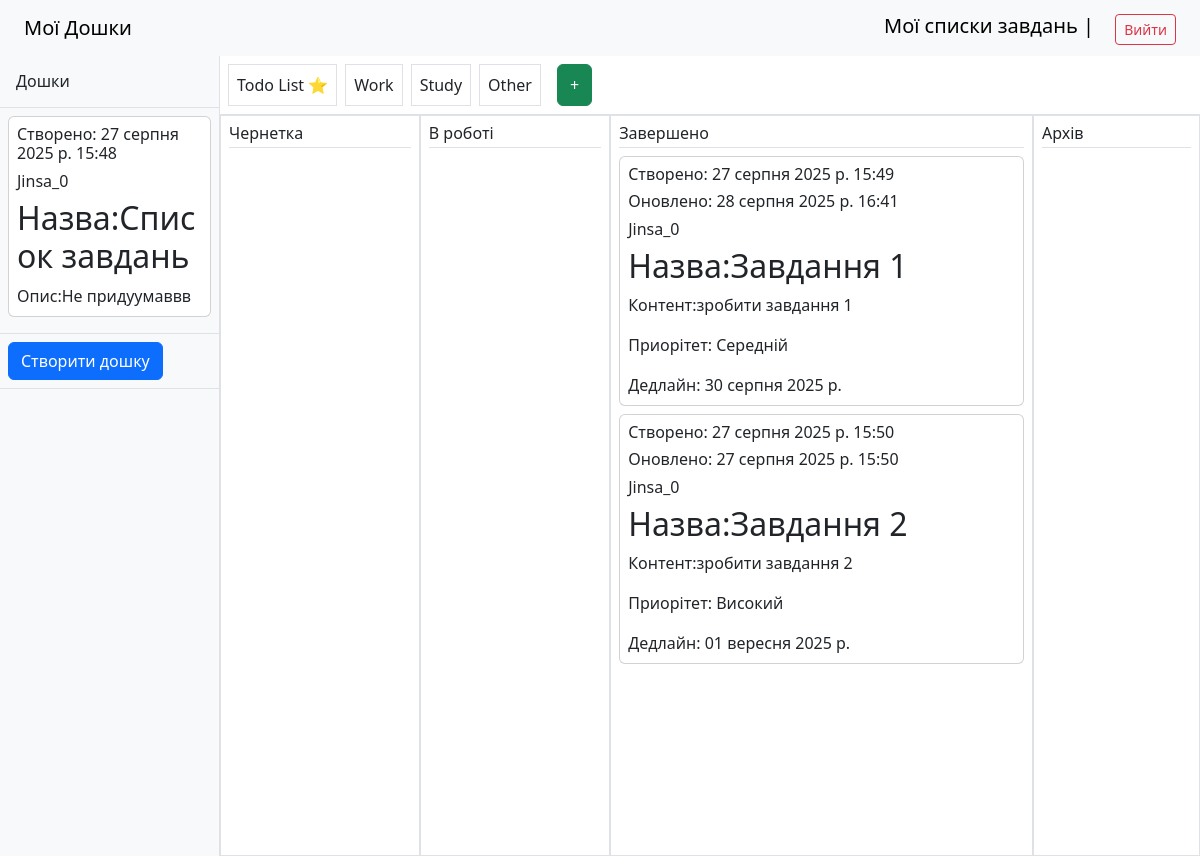
Page /dashboard/1/todolist/1/tasks/ (signed in) on the committed database.
### task_manager/models.py (models this page shows, shortened)
class TodoList(models.Model):
    dashboard = models.ForeignKey(Dashboard, on_delete = models.CASCADE, verbose_name = "Дошка")
    title =  models.CharField(max_length = 200, verbose_name = "Назва")
    description =  models.TextField(verbose_name = "Опис", blank = True)
    created_at = models.DateTimeField(auto_now_add = True)
    important = models.BooleanField(default = False, verbose_name = "Важливість")
    created_by = models.ForeignKey(User, on_delete = models.CASCADE, verbose_name = "Користувач")
    class Meta:
        verbose_name = "Список завдань"
        verbose_name_plural = "Списки завдань"

class Task(models.Model):
    todolist = models.ForeignKey(TodoList, on_delete = models.CASCADE, verbose_name = "Список завдань")
    title = models.CharField(max_length = 200, verbose_name = "Назва")
    content = models.TextField(verbose_name = "Контент", blank = True)
    status = models.CharField(max_length = 20, verbose_name = "Статус", default = 'draft', choices = [
    ('draft', 'Чернетка'),
    ('in_progress', 'В процесі'),
    ('completed', 'Завершено'),
    ('archived', 'Архів')
    ])
    priority = models.CharField(max_length = 10, verbose_name = "Приорітет", default = 'low', choices = [
    ('low', 'Низький'),
    ('medium', 'Середній'),
    ('high', 'Високий'),
    ('urgent', 'Терміновий')
    ])
    deadline = models.DateField(null=True, blank=True, verbose_name = "Дедлайн")
    created_at = models.DateTimeField(auto_now_add = True, verbose_name = "Створено в")
    updated_at = models.DateTimeField(auto_now = True, verbose_name = "Оновлено в")
    created_by = models.ForeignKey(User, on_delete = models.CASCADE, verbose_name = "Користувач")
    class Meta:
        verbose_name = "Завдання"
        verbose_name_plural = "Завдання"

### task_manager/views.py (the view)
# urls.py: path('dashboard/<int:dashboard_pk>/todolist/<int:todolist_pk>/tasks/', TaskListView.as_view(), name = 'task_list'),
class TaskListView(ListView):
    model = Task
    template_name = 'task/task_list.html'
    context_object_name = 'tasks'
    def get_queryset(self):
        todolist_pk = self.kwargs["todolist_pk"]
        return Task.objects.filter(todolist_id=todolist_pk)
    def get_context_data(self, **kwargs):
        context = super().get_context_data(**kwargs)
        context["dashboard"] = get_object_or_404(Dashboard, pk=self.kwargs["dashboard_pk"])
        context["todolist"] = get_object_or_404(TodoList, pk=self.kwargs["todolist_pk"])
        context["dashboards"] = Dashboard.objects.filter(created_by=self.request.user)
        context["dashboards"] = TodoList.objects.filter(created_by=self.request.user)
        return context

### task_manager/templates/task/task_list.html (shortened to what this page needs)
{% extends "base.html" %}
{% block content %}
<div class="d-flex" style="height: 100vh; margin: 0;">
  <div class="bg-light border-end d-flex flex-column" style="width: 220px;">
    <h6 class="p-3 border-bottom m-0">Дошки</h6>
    <ul class="list-unstyled flex-grow-1 mb-0">
      <li class="p-2 border-bottom">
      <div class="card mb-2">
        <div class="card-body p-2">
          {% for dashboard in dashboards %}
            <h6>Створено: {{ dashboard.created_at }}</h6>
            <h6>{{ dashboard.created_by }}</h6>
            <h2>Назва:{{ dashboard.title }}</h2>
            <p class="card-text">Опис:{{ dashboard.description|truncatewords:10 }}</p>
          {% empty %}
          <div class="alert alert-info">Немає дошок.</div>
          {% endfor %}
        </div>
      </div>
    </li>
    <li class="p-2 border-bottom"><a href="{% url 'dashboard_create' %}" class="btn btn-primary">Створити дошку</a></li>
    </ul>
  </div>
  <div class="flex-grow-1 d-flex flex-column">
    <div class="d-flex border-bottom p-2 m-0">
      <div class="p-2 border me-2">Todo List ⭐</div>
      <div class="p-2 border me-2">Work</div>
      <div class="p-2 border me-2">Study</div>
      <div class="p-2 border me-2">Other</div>
      <button class="btn btn-success ms-2">+</button>
    </div>
    <div class="d-flex flex-grow-1 overflow-auto m-0">
      <div class="flex-fill border p-2 m-0">
        <h6 class="border-bottom pb-1 mb-2">Чернетка</h6>
      </div>
      <div class="flex-fill border p-2 m-0">
        <h6 class="border-bottom pb-1 mb-2">В роботі</h6>
      </div>
      <div class="flex-fill border p-2 m-0">
        <h6 class="border-bottom pb-1 mb-2">Завершено</h6>
            {% for task in tasks %}
              {% if task.status == "completed" %}
              <div class="card mb-2">
                <div class="card-body p-2">
                  <h6>Створено: {{ task.created_at }}</h6>
                  <h6>Оновлено: {{ task.updated_at }}</h6>
                  <h6>{{ task.created_by }}</h6>
                  <h2><a class="card-title" href="{% url 'task_detail' dashboard_pk=dashboard.pk todolist_pk=todolist.pk task_pk=task.pk %}" style="text-decoration: none;">Назва:{{ task.title }}</a></h2>
                  <p class="card-text">Контент:{{ task.content }}</p>
                  <p class="card-text">Приорітет: {{ task.get_priority_display }}</p>
                  <p class="card-text">Дедлайн: {{ task.deadline }}</p>
                </div>
              </div>
              {% endif %}
            {% empty %}
            <div class="alert alert-info">Немає завдань з таким статусом.</div>
            {% endfor %}
      </div>
      <div class="flex-fill border p-2 m-0">
        <h6 class="border-bottom pb-1 mb-2">Архів</h6>
      </div>
    </div>
  </div>
</div>
{% endblock %}

### rows in the picture
TodoList: created_at "27 серпня 2025 р. 15:48", created_by "Jinsa_0", title "Список завдань", description "Не придуумаввв"
Task: created_at "27 серпня 2025 р. 15:49", updated_at "28 серпня 2025 р. 16:41", created_by "Jinsa_0", title "Завдання 1", content "зробити завдання 1", priority "Середній", deadline "30 серпня 2025 р."
Task: created_at "27 серпня 2025 р. 15:50", updated_at "27 серпня 2025 р. 15:50", created_by "Jinsa_0", title "Завдання 2", content "зробити завдання 2", priority "Високий", deadline "01 вересня 2025 р."
